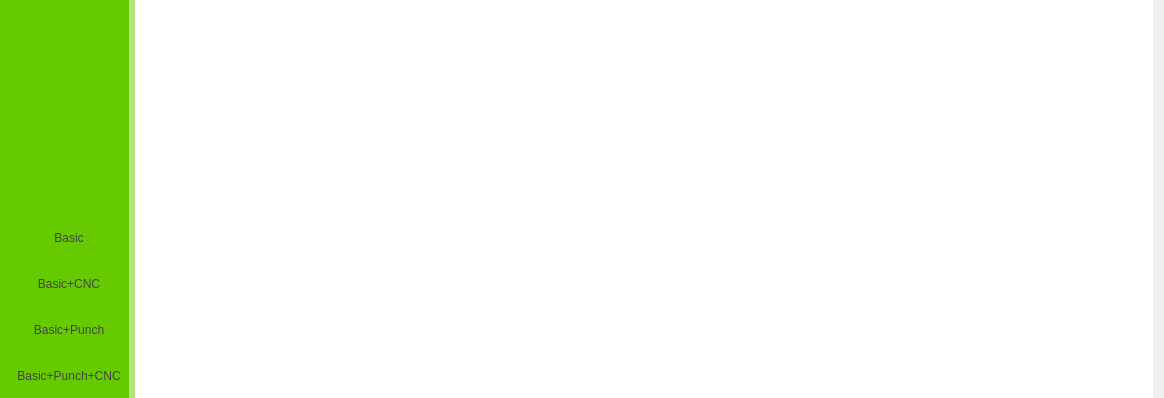
         <widget class="QWidget" name="result_page">
          <layout class="QVBoxLayout" name="verticalLayout_11">
           <property name="leftMargin">
            <number>0</number>
           </property>
           <property name="topMargin">
            <number>0</number>
           </property>
           <property name="bottomMargin">
            <number>0</number>
           </property>
           <item>
            <widget class="QWidget" name="result_page_sub_wid" native="true">
             <property name="styleSheet">
              <string notr="true">background-color: #b2e580;</string>
             </property>
             <layout class="QGridLayout" name="gridLayout_10" rowstretch="2,0">
              <property name="leftMargin">
               <number>0</number>
              </property>
              <property name="topMargin">
               <number>0</number>
              </property>
              <property name="rightMargin">
               <number>0</number>
              </property>
              <property name="bottomMargin">
               <number>0</number>
              </property>
              <property name="horizontalSpacing">
               <number>6</number>
              </property>
              <property name="verticalSpacing">
               <number>0</number>
              </property>
              <item row="0" column="0" rowspan="2">
               <widget class="QWidget" name="result_widget_btns" native="true">
                <property name="styleSheet">
                 <string notr="true">QWidget{
background-color: #65ca00;

}

QPushButton{
border:none;
padding-right:8px;
padding-top:6px;
padding-bottom:6px;
padding-left:8px;
border-top-left-radius:6px;
border-bottom-left-radius:6px;
color:#444;

}

QPushButton:checked{
background-color:#b2e580;
color:#444;




}</string>
                </property>
                <layout class="QVBoxLayout" name="verticalLayout_12">
                 <property name="rightMargin">
                  <number>0</number>
                 </property>
                 <item>
                  <spacer name="verticalSpacer_19">
                   <property name="orientation">
                    <enum>Qt::Vertical</enum>
                   </property>
                   <property name="sizeHint" stdset="0">
                    <size>
                     <width>20</width>
                     <height>108</height>
                    </size>
                   </property>
                  </spacer>
                 </item>
                 <item>
                  <spacer name="verticalSpacer_18">
                   <property name="orientation">
                    <enum>Qt::Vertical</enum>
                   </property>
                   <property name="sizeHint" stdset="0">
                    <size>
                     <width>20</width>
                     <height>108</height>
                    </size>
                   </property>
                  </spacer>
                 </item>
                 <item>
                  <layout class="QVBoxLayout" name="verticalLayout_17">
                   <property name="spacing">
                    <number>20</number>
                   </property>
                   <item>
                    <widget class="QPushButton" name="basic_btn_rs">
                     <property name="cursor">
                      <cursorShape>PointingHandCursor</cursorShape>
                     </property>
                     <property name="text">
                      <string>Basic</string>
                     </property>
                     <property name="checkable">
                      <bool>true</bool>
                     </property>
                     <property name="autoExclusive">
                      <bool>true</bool>
                     </property>
                    </widget>
                   </item>
                   <item>
                    <widget class="QPushButton" name="basic_cnc_rs">
                     <property name="cursor">
                      <cursorShape>PointingHandCursor</cursorShape>
                     </property>
                     <property name="text">
                      <string>Basic+CNC</string>
                     </property>
                     <property name="checkable">
                      <bool>true</bool>
                     </property>
                     <property name="autoExclusive">
                      <bool>true</bool>
                     </property>
                    </widget>
                   </item>
                   <item>
                    <widget class="QPushButton" name="basic_punch_rs">
                     <property name="cursor">
                      <cursorShape>PointingHandCursor</cursorShape>
                     </property>
                     <property name="text">
                      <string>Basic+Punch</string>
                     </property>
                     <property name="checkable">
                      <bool>true</bool>
                     </property>
                     <property name="autoExclusive">
                      <bool>true</bool>
                     </property>
                    </widget>
                   </item>
                   <item>
                    <widget class="QPushButton" name="basic_punch_cnc_rs">
                     <property name="cursor">
                      <cursorShape>PointingHandCursor</cursorShape>
                     </property>
                     <property name="text">
                      <string>Basic+Punch+CNC</string>
                     </property>
                     <property name="checkable">
                      <bool>true</bool>
                     </property>
                     <property name="autoExclusive">
                      <bool>true</bool>
                     </property>
                    </widget>
                   </item>
                  </layout>
                 </item>
                </layout>
               </widget>
              </item>
              <item row="0" column="1">
               <widget class="QWidget" name="results_page_widget" native="true">
                <property name="styleSheet">
                 <string notr="true">background-color:#fff;</string>
                </property>
               </widget>
              </item>
              <item row="1" column="1">
               <widget class="QWidget" name="print_btn_widget" native="true">
                <property name="styleSheet">
                 <string notr="true">QPushButton{

border:none;



}

QWidget{

	background-color: rgb(255, 255, 255);
}</string>
                </property>
                <layout class="QHBoxLayout" name="horizontalLayout_26">
                 <property name="topMargin">
                  <number>0</number>
                 </property>
                 <property name="bottomMargin">
                  <number>5</number>
                 </property>
                 <item>
                  <spacer name="horizontalSpacer_8">
                   <property name="orientation">
                    <enum>Qt::Horizontal</enum>
                   </property>
                   <property name="sizeHint" stdset="0">
                    <size>
                     <width>960</width>
                     <height>20</height>
                    </size>
                   </property>
                  </spacer>
                 </item>
                 <item>
                  <widget class="QPushButton" name="print_results_btn">
                   <property name="minimumSize">
                    <size>
                     <width>40</width>
                     <height>40</height>
                    </size>
                   </property>
                   <property name="maximumSize">
                    <size>
                     <width>40</width>
                     <height>40</height>
                    </size>
                   </property>
                   <property name="cursor">
                    <cursorShape>PointingHandCursor</cursorShape>
                   </property>
                   <property name="styleSheet">
                    <string notr="true">QPushButton{

border:none;



}
</string>
                   </property>
                   <property name="text">
                    <string/>
                   </property>
                   <property name="icon">
                    <iconset>
                     <normaloff>../../assets/icons/print.png</normaloff>../../assets/icons/print.png</iconset>
                   </property>
                   <property name="iconSize">
                    <size>
                     <width>25</width>
                     <height>25</height>
                    </size>
                   </property>
                  </widget>
                 </item>
                </layout>
               </widget>
              </item>
             </layout>
            </widget>
           </item>
          </layout>
         </widget>
